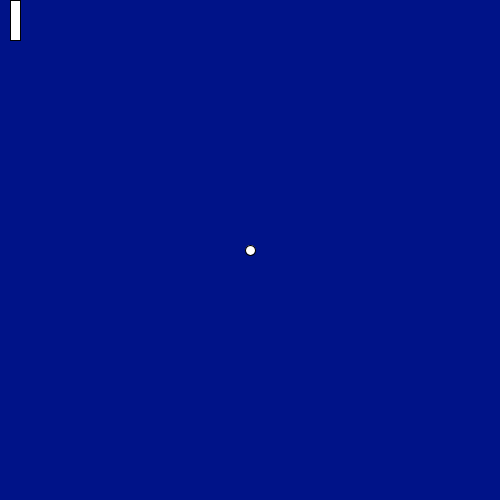
Frame 1 (no input)
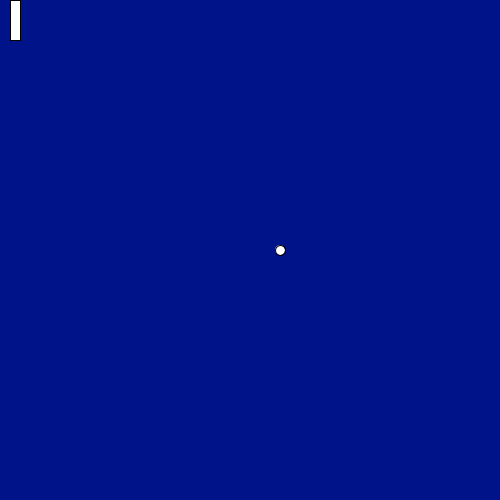
Frame 60 (the mouse pressed at the canvas centre just before this capture)
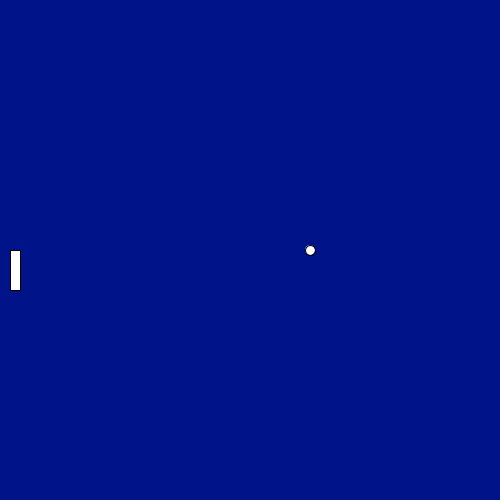
Frame 120 (the mouse held since frame 60 and released just before this capture)

The Processing sketch that drew these frames (run headless with seeded random() and noise(); from frame 60 on, the mouse is pressed at the canvas centre):

// Processing sketch: processing_174067
// ── processing_174067.pde

float xB,yB,vBx,vBy, V;  
void setup() {   
  
  size(500, 500);   
  noCursor();   
  V = 0.5;
  xB = width/2;
  yB = height/2;   
  vBx = V;      
  frameRate(5000);   
  
}   
void draw(){ 
background(5000);  
  xB = xB + vBx;   
  yB = yB + vBy;    
  if(xB>width) {   
     vBx = -V;   
}    
  if(yB>height) {   
     vBy = -V;   
}      
  if(yB<0) {   
     vBy = V;   
}     
  if(xB>10 && xB<20 && yB>mouseY && yB<mouseY+40) {   
     vBx = V;   
}     
  if(xB<0) {   
     xB = width/2;   
     yB = height/2;   
}   
  
  rect(10, mouseY, 10, 40);   
  ellipse(xB,yB,10,10);   
}
